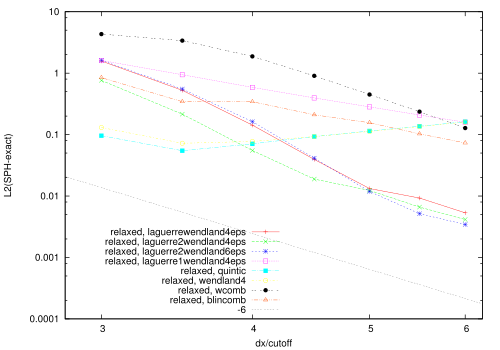

This figure's gnuplot source:
set macros
set log
set size 1.0
set xlabel "dx/cutoff"
set ylabel "L2(SPH-exact)"
set xtics (3.0, 4.0, 5.0, 6.0)
set key left bottom

ux='1:2'
plot [2.8:6.2][1e-4:10] \
     "<bash hm.sh relaxed laguerrewendland4eps" u @ux w lp t  "relaxed, laguerrewendland4eps", \
     "<bash hm.sh relaxed laguerre2wendland4eps" u @ux w lp  t  "relaxed, laguerre2wendland4eps", \
     "<bash hm.sh relaxed laguerre2wendland6eps" u @ux w lp  t  "relaxed, laguerre2wendland6eps", \
     "<bash hm.sh relaxed laguerre1wendland4eps" u @ux w lp  t  "relaxed, laguerre1wendland4eps", \
     "<bash hm.sh relaxed quintic" u @ux w lp t  "relaxed, quintic", \
     "<bash hm.sh relaxed wendland4" u @ux w lp t  "relaxed, wendland4", \
     "<bash hm.sh relaxed wcomb" u @ux w lp t  "relaxed, wcomb", \
     "<bash hm.sh relaxed blincomb" u @ux w lp t  "relaxed, blincomb", \
     10*x**(-6) t "-6"
call "~/google-svn/gnuplot/saver.gp" "f1"

set ylabel "L2(SPH-smothed)"
ux='1:3'
plot [2.8:6.2][1e-4:10] \
     "<bash hm.sh relaxed laguerrewendland4eps" u @ux w lp t  "relaxed, laguerrewendland4eps", \
     "<bash hm.sh relaxed laguerre2wendland4eps" u @ux w lp  t  "relaxed, laguerre2wendland4eps", \
     "<bash hm.sh relaxed laguerre1wendland4eps" u @ux w lp  t  "relaxed, laguerre1wendland4eps", \
     "<bash hm.sh relaxed wendland4" u @ux w lp t  "relaxed, wendland4", \
     "<bash hm.sh relaxed quintic" u @ux w lp t  "relaxed, quintic", \
     "<bash hm.sh grid laguerrewendland4eps" u @ux w lp  t  "grid, laguerrewendland4eps", \
     "<bash hm.sh grid laguerre2wendland4eps" u @ux w lp  t  "grid, laguerre2wendland4eps", \
     "<bash hm.sh grid laguerre1wendland4eps" u @ux w lp  t  "grid, laguerre1wendland4eps", \
     "<bash hm.sh grid quintic" u @ux w lp  t  "grid, quintic", \
     10*x**(-6) t "-6"
call "~/google-svn/gnuplot/saver.gp" "f2"

unset log
set size sq
set xlabel "x"
set ylabel "y"
plot "c1.44e+02-ndim2-eta8.0-sdpd_background0.0-nx30-n5.00e+00-ktypelaguerrewendland4/dump00040000.dat" u 3:4 t ""
call "~/google-svn/gnuplot/saver.gp" "relaxed"

set size sq
set xlabel "x/dx"
set ylabel "rdf"
dx = 1.2/30
plot "<tail -n 50 c1.44e+02-ndim2-eta8.0-sdpd_background0.0-nx30-n5.00e+00-ktypelaguerrewendland4/lrdf.dat" u ($2/dx):3 w lp t ""
call "~/google-svn/gnuplot/saver.gp" "rdf"
